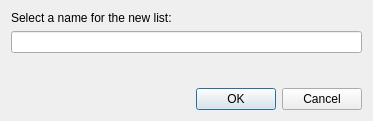
<?xml version="1.0" encoding="UTF-8"?>
<ui version="4.0">
 <class>NameNewListDialog</class>
 <widget class="QDialog" name="NameNewListDialog">
  <property name="windowModality">
   <enum>Qt::ApplicationModal</enum>
  </property>
  <property name="geometry">
   <rect>
    <x>0</x>
    <y>0</y>
    <width>373</width>
    <height>121</height>
   </rect>
  </property>
  <property name="windowTitle">
   <string>Dialog</string>
  </property>
  <layout class="QVBoxLayout" name="verticalLayout">
   <item>
    <widget class="QLabel" name="label">
     <property name="text">
      <string>Select a name for the new list:</string>
     </property>
    </widget>
   </item>
   <item>
    <widget class="QLineEdit" name="list_name_field"/>
   </item>
   <item>
    <spacer name="verticalSpacer">
     <property name="orientation">
      <enum>Qt::Vertical</enum>
     </property>
     <property name="sizeHint" stdset="0">
      <size>
       <width>20</width>
       <height>40</height>
      </size>
     </property>
    </spacer>
   </item>
   <item>
    <widget class="QDialogButtonBox" name="button_box">
     <property name="cursor">
      <cursorShape>PointingHandCursor</cursorShape>
     </property>
     <property name="standardButtons">
      <set>QDialogButtonBox::Cancel|QDialogButtonBox::Ok</set>
     </property>
    </widget>
   </item>
  </layout>
 </widget>
 <resources/>
 <connections/>
</ui>
